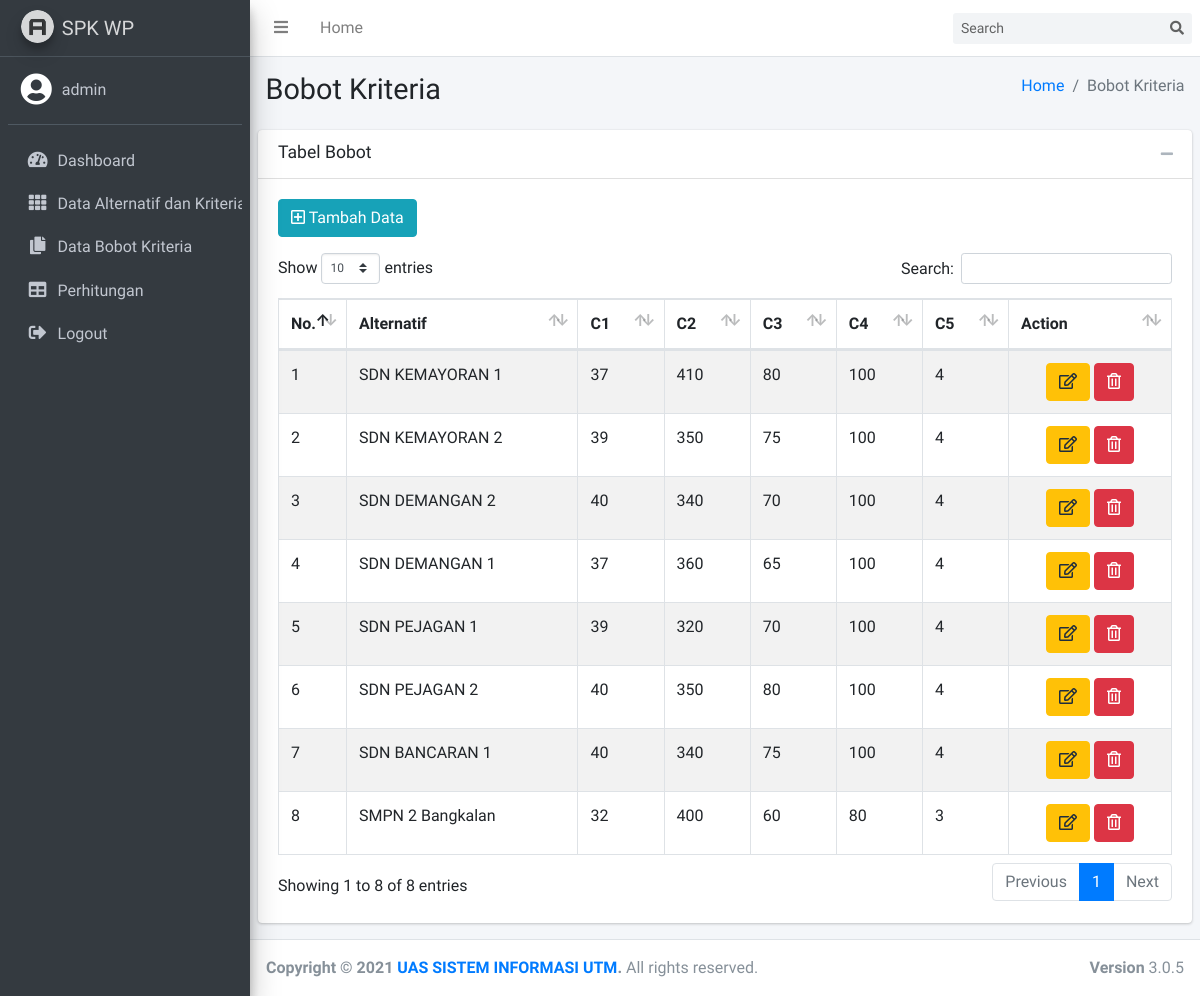
The page /bobot.php (signed in) on the database its author committed.
### tables this page shows
CREATE TABLE `bobot` (
  `id_bobot` int NOT NULL,
  `id_alter` int DEFAULT NULL,
  `c1` int DEFAULT NULL,
  `c2` int DEFAULT NULL,
  `c3` int DEFAULT NULL,
  `c4` int DEFAULT NULL,
  `c5` int DEFAULT NULL
);

CREATE TABLE `alternatif` (
  `id_alter` int NOT NULL,
  `code` varchar(128) DEFAULT NULL,
  `alternatif` varchar(128) DEFAULT NULL
);

### bobot.php (the view, shortened to what this page needs)
<?php
include 'template/head.php';
include 'template/nav-top.php';
include 'template/nav-side.php';
?>
<div class="content-wrapper">
    <section class="content-header">
        <div class="container-fluid">
            <div class="row mb-2">
                <div class="col-sm-6">
                    <h1>Bobot Kriteria</h1>
                </div>
                <div class="col-sm-6">
                    <ol class="breadcrumb float-sm-right">
                        <li class="breadcrumb-item"><a href="index.php">Home</a></li>
                        <li class="breadcrumb-item active">Bobot Kriteria</li>
                    </ol>
                </div>
            </div>
        </div>
    </section>
    <section class="content">
        <div class="row">
            <div class="col">
                <div class="card">
                    <div class="card-header">
                        <h3 class="card-title">Tabel Bobot</h3>
                        <div class="card-tools">
                            <button type="button" class="btn btn-tool" data-card-widget="collapse" data-toggle="tooltip" title="Collapse">
                                <i class="fas fa-minus"></i></button>
                        </div>
                    </div>
                    <div class="card-body">
                        <?php if ($_SESSION['is_admin'] == 1) { ?>
                        <button type="button" class="btn btn-info mb-3" data-toggle="modal" data-target="#addModal"><i class="far fa-plus-square"></i> Tambah Data</button>
                        <?php } ?>
                        <table id="example1" class="table table-bordered table-striped">
                            <thead>
                                <tr>
                                    <th width="20px">No.</th>
                                    <th>Alternatif</th>
                                    <th>C1</th>
                                    <th>C2</th>
                                    <th>C3</th>
                                    <th>C4</th>
                                    <th>C5</th>
                                    <th width="120px">Action</th>
                                </tr>
                            </thead>
                            <tbody>
                                <?php
                                include 'koneksi.php';
                                $no = 1;
                                $sql = mysqli_query($koneksi, "SELECT * FROM bobot a JOIN alternatif b
                                                                    ON a.id_alter=b.id_alter");
                                while ($data = mysqli_fetch_assoc($sql)) {
                                ?>
                                    <tr>
                                        <td><?= $no++; ?></td>
                                        <td><?= $data['alternatif']; ?></td>
                                        <td><?= $data['c1']; ?></td>
                                        <td><?= $data['c2']; ?></td>
                                        <td><?= $data['c3']; ?></td>
                                        <td><?= $data['c4']; ?></td>
                                        <td><?= $data['c5']; ?></td>
                                        <td align="center">
                                            <?php if ($_SESSION['is_admin'] == 1) { ?>
                                            <button type="button" class="btn btn-warning sm" data-toggle="modal" data-target="#editModal<?= $data['id_bobot']; ?>"><i class="far fa-edit"></i></button>
                                            <button type="button" class="btn btn-danger sm" data-toggle="modal" data-target="#deleteModal<?= $data['id_bobot']; ?>"><i class="far fa-trash-alt"></i></button>
                                            <?php } ?>
                                        </td>
                                    </tr>
                                <?php } ?>
                            </tbody>
                        </table>
                    </div>
                </div>
            </div>
        </div>
    </section>
</div>
<?php
include 'template/footer.php';
?>

### rows shown on the page
bobot: id_alter.alternatif "SDN KEMAYORAN 1", c1 "37", c2 "410", c3 "80", c4 "100", c5 "4"
bobot: id_alter.alternatif "SDN KEMAYORAN 2", c1 "39", c2 "350", c3 "75", c4 "100", c5 "4"
bobot: id_alter.alternatif "SDN DEMANGAN 2", c1 "40", c2 "340", c3 "70", c4 "100", c5 "4"
bobot: id_alter.alternatif "SDN DEMANGAN 1", c1 "37", c2 "360", c3 "65", c4 "100", c5 "4"
bobot: id_alter.alternatif "SDN PEJAGAN 1", c1 "39", c2 "320", c3 "70", c4 "100", c5 "4"
bobot: id_alter.alternatif "SDN PEJAGAN 2", c1 "40", c2 "350", c3 "80", c4 "100", c5 "4"
bobot: id_alter.alternatif "SDN BANCARAN 1", c1 "40", c2 "340", c3 "75", c4 "100", c5 "4"
bobot: id_alter.alternatif "SMPN 2 Bangkalan", c1 "32", c2 "400", c3 "60", c4 "80", c5 "3"

### other values the page prints
$username "admin"
